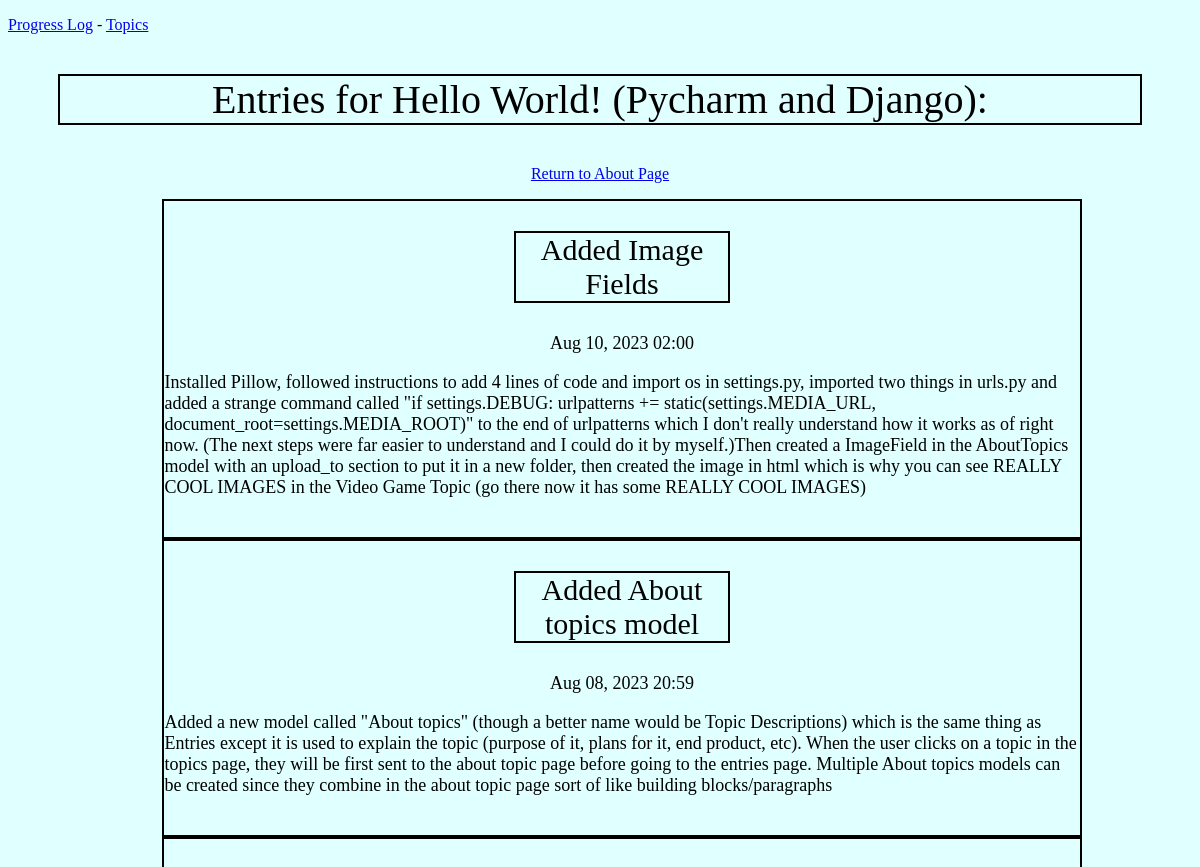
The app's page /topics/1/ (upper part), older data.
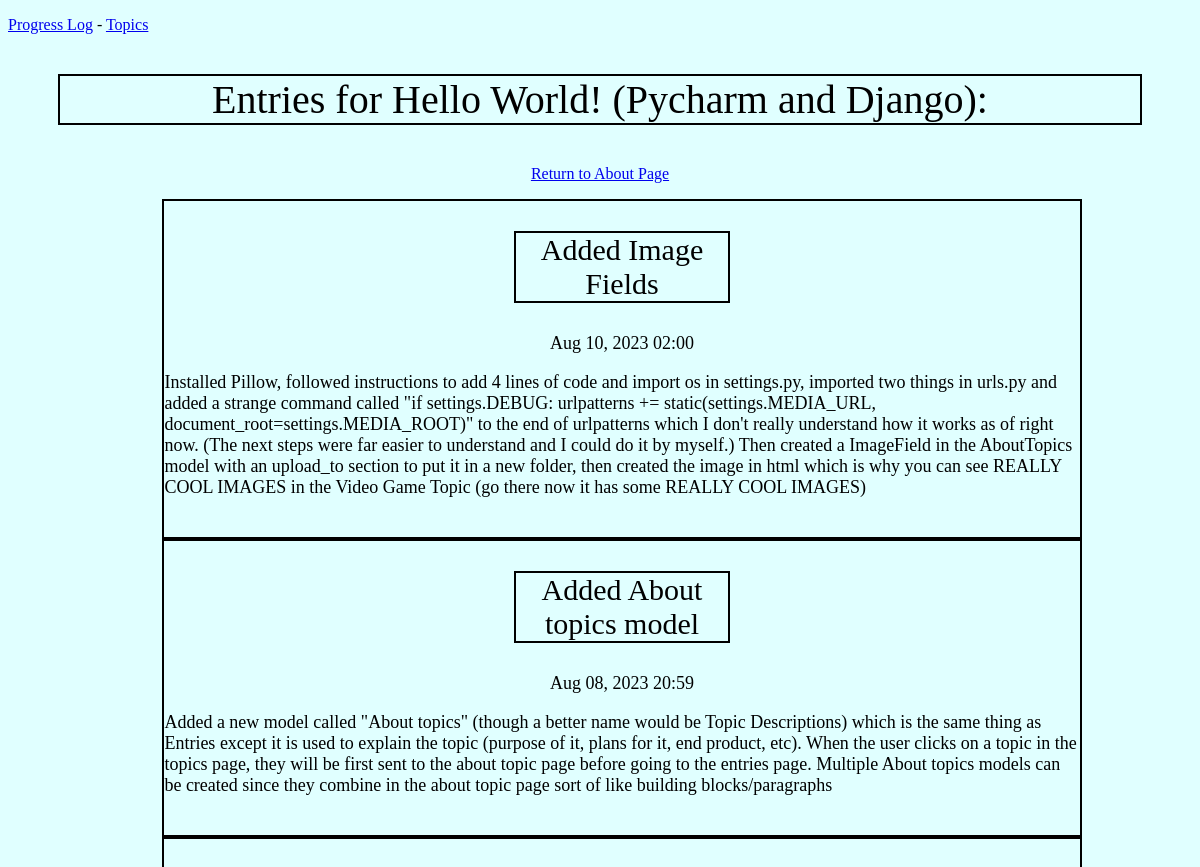
The same page, newer data.
### progress_log/models.py (models this page shows, shortened)
class Entry(models.Model):
    topic = models.ForeignKey(Topic, on_delete=models.CASCADE)
    title = models.CharField(max_length=200, default=Topic.__name__)    # My own personal addition while doing python book's tutorial :)
    image = models.ImageField(null=True, blank=True, upload_to='images/')
    text = models.TextField()
    date_added = models.DateTimeField(auto_now_add=True)
    class Meta:
        verbose_name_plural = 'entries'

### progress_log/views.py (the view)
# urls.py: path('topics/<int:topic_id>/', views.topic, name='topic'),
def topic(request, topic_id):
    topic = Topic.objects.get(id=topic_id)
    entries = topic.entry_set.order_by('-date_added')   # Minus sign for reverse order (most recent shows up first)
    context = {'topic': topic, 'entries': entries}
    return render(request, 'progress_log/topic.html', context)

### progress_log/templates/progress_log/topic.html (shortened to what this page needs)
<!DOCTYPE html>
{% extends 'progress_log/base.html' %}
  {% block content %}
  <p class="page_title">Entries for {{topic.text}}:</p>
  <p style="text-align:center"><a href="{% url 'progress_log:topic' topic.id %}about" >Return to About Page</a></p>
  <ul>
    {% for entry in entries %}
      <div class="body_text">
        <p class="section_title">{{entry.title}}</p>
        <p style="text-align:center">{{entry.date_added|date:'M d, Y H:i'}}</p>
        <p>{{entry.text|linebreaks}}</p>
        <br>
      </div>
      {% empty %}
        <li>There are no entries for this topic yet</li>
    {% endfor %}
  </ul>
  {% endblock content %}

Row changes from the older to the newer data that the page shows:
changed Entry "Added Image Fields": text "…could do it by myself.)Then created a ImageField in…" → "…could do it by myself.) Then created a ImageField in…"
